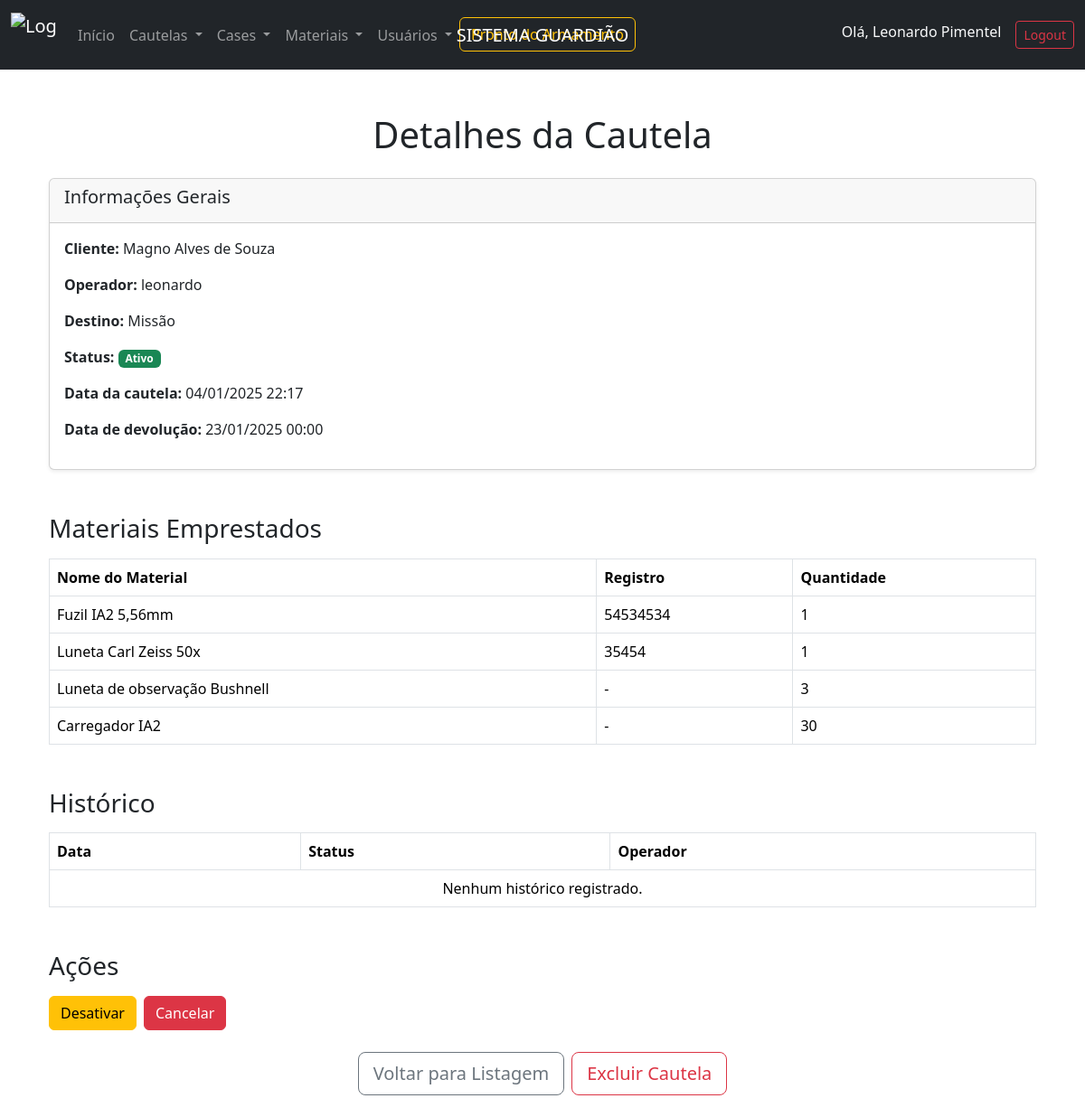
The page /visualizar-emprestimo/39/ (signed in) on the database its author committed.
### guardiao/models.py (models this page shows, shortened)
class Operador(models.Model):
    user = models.OneToOneField(User, on_delete=models.CASCADE)
    nome = models.CharField(max_length=100)
    identidade = models.CharField(max_length=20)
    funcao = models.CharField(max_length=100, null=True, blank=True)
    nivel_acesso = models.IntegerField(
        choices=[(1, 'Nível 1'), (2, 'Nível 2'), (3, 'Nível 3')], default=1)

class Emprestimo(models.Model):
    isAtiva = models.BooleanField(default=True)
    cliente = models.ForeignKey('Cliente', on_delete=models.CASCADE)
    operador = models.ForeignKey('Operador', on_delete=models.CASCADE)
    materiais = models.ManyToManyField(
        'Material', through='EmprestimoMaterial')
    destino = models.CharField(max_length=200)
    data_emprestimo = models.DateTimeField(auto_now_add=True)
    data_devolucao = models.DateTimeField(null=True, blank=True)

class Cliente(models.Model):
    nome = models.CharField(max_length=100)
    identidade = models.CharField(max_length=20)
    cpf = models.CharField(max_length=14, unique=True, null=True, blank=True)
    foto = models.ImageField(
        upload_to='clientes/fotos/', null=True, blank=True)
    organizacao_militar = models.CharField(
        max_length=100, null=True, blank=True)
    imagem_identidade = models.ImageField(
        upload_to='identidades/', null=True, blank=True)
    isAtivo = models.BooleanField(default=True)

class EmprestimoMaterial(models.Model):
    emprestimo = models.ForeignKey(Emprestimo, on_delete=models.CASCADE)
    material = models.ForeignKey(Material, on_delete=models.CASCADE)
    quantidade = models.PositiveIntegerField(default=1)

class Material(models.Model):
    categoria = models.ForeignKey(
        Categoria, on_delete=models.CASCADE, null=True, blank=True)
    nome = models.CharField(max_length=100)
    registro = models.CharField(
        max_length=50, blank=True, null=True, unique=True)
    quantidade_total = models.PositiveIntegerField(default=0)
    quantidade_disponivel = models.PositiveIntegerField(default=0)
    quantidade_emprestada = models.PositiveIntegerField(default=0)

### guardiao/views.py (the view, shortened to what this page needs)
@login_required
@nivel_acesso_minimo(2)
def visualizar_emprestimo(request, emprestimo_id):
    emprestimo = get_object_or_404(Emprestimo, id=emprestimo_id)
    historico = emprestimo.historico.all()
    materiais = EmprestimoMaterial.objects.filter(emprestimo=emprestimo)
    return render(request, 'visualizar_emprestimo.html', {
        'emprestimo': emprestimo,
        'historico': historico,
        'materiais': materiais
    })

### guardiao/templates/visualizar_emprestimo.html (shortened to what this page needs)
{% extends 'base.html' %}
{% block navbar %}
    {% if user.operador.nivel_acesso == 2 %}
    {% include 'navbar_2.html' %}
    {% elif user.operador.nivel_acesso == 1 %}
    {% include 'navbar_1.html' %}
    {% else %}
    {% include 'navbar.html' %}
    {% endif %}
{% endblock %}
{% block content %}
<div class="container mt-5">
    <h1 class="mb-4 text-center">Detalhes da Cautela</h1>
    <div class="card shadow-sm">
        <div class="card-header">
            <h5 class="card-title">Informações Gerais</h5>
        </div>
        <div class="card-body">
            <p><strong>Cliente:</strong> {{ emprestimo.cliente.nome }}</p>
            <p><strong>Operador:</strong> {{ emprestimo.operador.user.username }}</p>
            <p><strong>Destino:</strong> {{ emprestimo.destino }}</p>
            <p><strong>Status:</strong>
                {% if emprestimo.isAtiva %}
                    <span class="badge bg-success">Ativo</span>
                {% else %}
                    <span class="badge bg-danger">Inativo</span>
                {% endif %}
            </p>
            <p><strong>Data da cautela:</strong> {{ emprestimo.data_emprestimo|date:"d/m/Y H:i" }}</p>
            <p><strong>Data de devolução:</strong> {{ emprestimo.data_devolucao|date:"d/m/Y H:i" }}</p>
        </div>
    </div>
    <h3 class="mt-5">Materiais Emprestados</h3>
    <table class="table table-bordered mt-3">
        <thead>
            <tr>
                <th>Nome do Material</th>
                <th>Registro</th>
                <th>Quantidade</th>
            </tr>
        </thead>
        <tbody>
            {% for item in materiais %}
            <tr>
                <td>{{ item.material.nome }}</td>
                <td>{{ item.material.registro|default:"-" }}</td>
                <td>{{ item.quantidade }}</td>
            </tr>
            {% empty %}
            <tr>
                <td colspan="3" class="text-center">Nenhum material emprestado.</td>
            </tr>
            {% endfor %}
        </tbody>
    </table>
    <h3 class="mt-5">Histórico</h3>
    <table class="table table-bordered mt-3">
        <thead>
            <tr>
                <th>Data</th>
                <th>Status</th>
                <th>Operador</th>
            </tr>
        </thead>
        <tbody>
            {% for evento in historico %}
            <tr>
                <td>{{ evento.data|date:"d/m/Y H:i" }}</td>
                <td>{{ evento.status }}</td>
                <td>{{ evento.operador.user.username }}</td>
            </tr>
            {% empty %}
            <tr>
                <td colspan="3" class="text-center">Nenhum histórico registrado.</td>
            </tr>
            {% endfor %}
        </tbody>
    </table>
    <h3 class="mt-5">Ações</h3>
<form method="POST" class="mt-3">
    <div class="d-flex gap-2">
        {% if emprestimo.isAtiva %}
            <button name="acao" value="desativar" class="btn btn-warning">Desativar</button>
        {% else %}
            <button name="acao" value="reativar" class="btn btn-success">Reativar</button>
        {% endif %}
        <button name="acao" value="cancelar" class="btn btn-danger">Cancelar</button>
    </div>
</form>
<div class="d-flex justify-content-center gap-2 mt-4 mb-4">
    <a href="{% url 'listar_emprestimos' %}" class="btn btn-outline-secondary btn-lg">Voltar para Listagem</a>
    {% if user.operador.nivel_acesso == 3 %}
        <a href="{% url 'confirmar_exclusao_emprestimo' emprestimo.id %}" class="btn btn-outline-danger btn-lg">Excluir Cautela</a>
    {% endif %}
</div>
</div>
{% endblock %}

### guardiao/templates/navbar.html (shortened to what this page needs)
{% load static %}
<nav class="navbar navbar-expand-lg navbar-dark bg-dark">
    <div class="container-fluid">
        <a class="navbar-brand" href="/">
            <img src="{% static 'images/logo.png' %}" alt="Logo Guardião" width="50" height="50" class="d-inline-block align-text-top">
        </a>
        <span class="navbar-brand navbar-brand-center">SISTEMA GUARDIÃO</span>
        <div class="collapse navbar-collapse" id="navbarNav">
            <ul class="navbar-nav me-auto">
                <li class="nav-item">
                    <a class="nav-link" href="{% url 'listar_prontos' %}">Início</a>
                </li>
                <li class="nav-item dropdown">
                    <a class="nav-link dropdown-toggle" href="#" id="emprestimosDropdown" role="button" data-bs-toggle="dropdown" aria-expanded="false">
                        Cautelas
                    </a>
                </li>
                <li class="nav-item dropdown">
                    <a class="nav-link dropdown-toggle" href="#" id="casesDropdown" role="button" data-bs-toggle="dropdown" aria-expanded="false">
                        Cases
                    </a>
                </li>
                <li class="nav-item dropdown">
                    <a class="nav-link dropdown-toggle" href="#" id="materiaisDropdown" role="button" data-bs-toggle="dropdown" aria-expanded="false">
                        Materiais
                    </a>
                </li>
                <li class="nav-item dropdown">
                    <a class="nav-link dropdown-toggle" href="#" id="usuariosDropdown" role="button" data-bs-toggle="dropdown" aria-expanded="false">
                        Usuários
                    </a>
                </li>
                <li class="nav-item">
                    <a href="{% url 'pronto_armamento' %}" class="btn btn-outline-warning me-2">Pronto do Armamento</a>
                </li>
            </ul>
            <ul class="navbar-nav">
                {% if user.is_authenticated %}
                    <li class="nav-item">
                        <span class="navbar-text text-light me-3">Olá, {{ user.operador.nome }}</span>
                    </li>
                    <li class="nav-item">
                        <a class="btn btn-outline-danger btn-sm" href="{% url 'logout' %}">Logout</a>
                    </li>
                {% else %}
                    <li class="nav-item">
                        <a class="btn btn-outline-success btn-sm" href="{% url 'login' %}">Login</a>
                    </li>
                {% endif %}
            </ul>
        </div>
    </div>
</nav>

### guardiao/templates/base.html (style rules this page uses)
.navbar-brand-center { position: absolute; left: 50%; transform: translateX(-50%); }

### rows shown on the page
Emprestimo: cliente.nome "Magno Alves de Souza", operador.user.username "leonardo", destino "Missão", data_emprestimo "04/01/2025 22:17", data_devolucao "23/01/2025 00:00"
EmprestimoMaterial: material.nome "Fuzil IA2 5,56mm", material.registro "54534534", quantidade "1"
EmprestimoMaterial: material.nome "Luneta Carl Zeiss 50x", material.registro "35454", quantidade "1"
EmprestimoMaterial: material.nome "Luneta de observação Bushnell", material.registro "-", quantidade "3"
EmprestimoMaterial: material.nome "Carregador IA2", material.registro "-", quantidade "30"

### other values the page prints
{{ user.operador.nome }} "Leonardo Pimentel"
